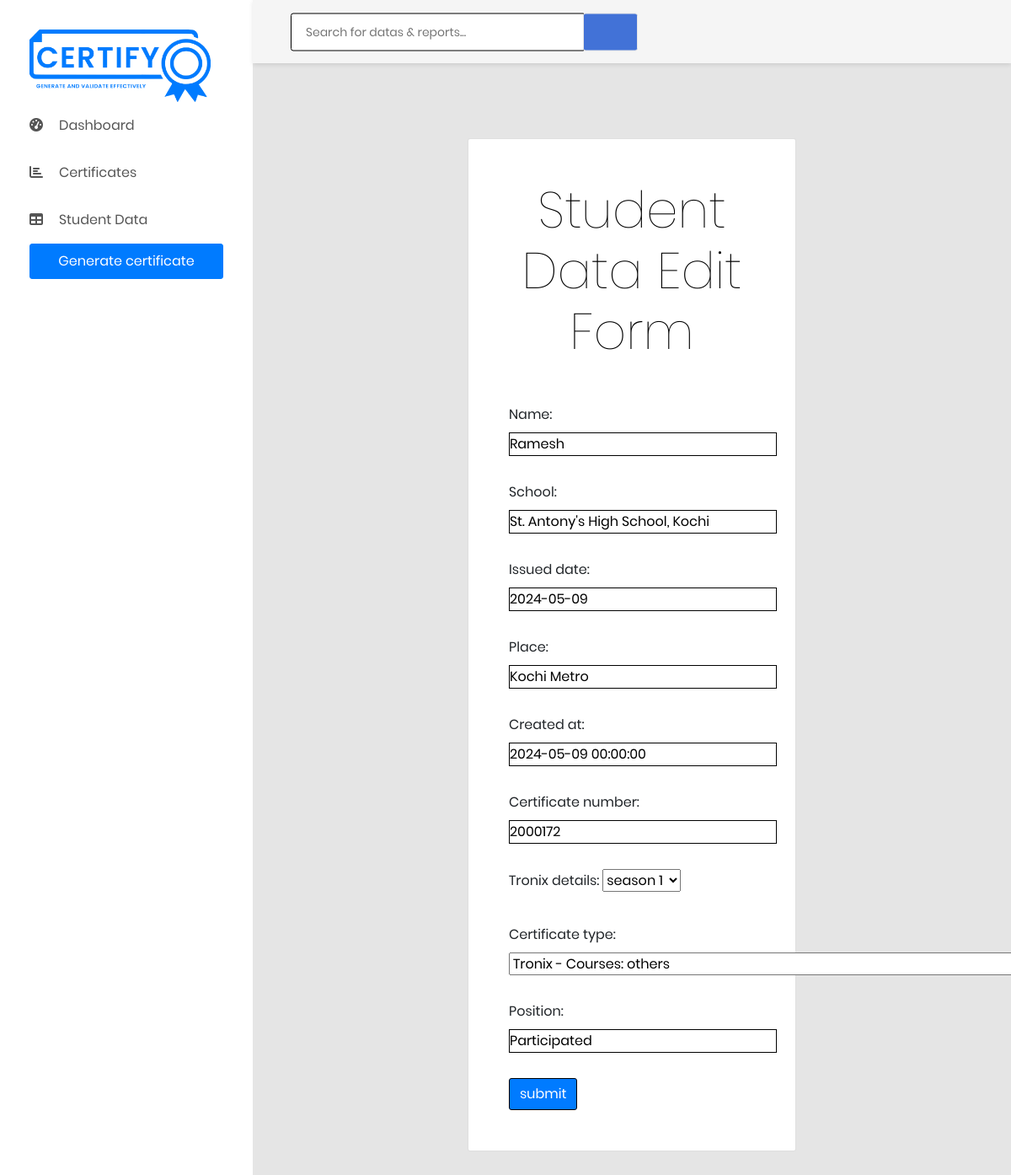
Screenshot of /certificate/edit-tronix/144 (signed in) with the database file from the repository.
### certificate_app/models.py (models this page shows, shortened)
class StudentTronix(models.Model):
    name= models.CharField(max_length=255, null=True)
    school= models.CharField(max_length=255, null=True)
    issued_date = models.DateField(default=timezone.now)
    place = models.CharField(max_length=255, null=True)
    created_at = models.DateTimeField( default=timezone.now)  # Add this field to store creation time
    certificate_number = models.CharField(max_length=20, null=True, blank=True)  # Changed field name to certificate_number
    tronix_details = models.ForeignKey(Tronix, on_delete=models.CASCADE, null=True)
    certificate_type = models.ForeignKey(CertificateTypes, on_delete=models.CASCADE, null=True)
    position = models.CharField(max_length=255, null=True)

class CertificateTypes(models.Model):
    certify_type_id=models.IntegerField(null=True)
    certificate_type = models.CharField(max_length=100)
    courses = models.ManyToManyField(Course, related_name='certificate_types')
    def __str__(self):
        course_list = ', '.join([course.course_name for course in self.courses.all()])
        return f"{self.certificate_type} - Courses: {course_list}"

### certificate_app/views.py (the view)
# urls.py: path('edit-tronix/<pk>',views.edit_tronix,name='edit_tronix_details'),
@login_required(login_url='login')
def edit_tronix(request, pk):
    instance_to_be_edited = StudentTronix.objects.get(pk=pk)
    if request.method == 'POST':
        tronix_frm = MyTronixForm(request.POST, instance=instance_to_be_edited)
        if tronix_frm.is_valid():
            tronix_frm.save()
            return redirect('display_tronix_students')  # Redirect after successful form submission
    else:
        tronix_frm = MyTronixForm(instance=instance_to_be_edited)
    return render(request, 'edit_tronix.html', {'form': tronix_frm})

### certificate_app/forms.py
class MyTronixForm(forms.ModelForm):
    class Meta:
        model = StudentTronix
        fields = "__all__"

### certificate_app/models.py (called while the page is built)
    def __str__(self):
        return self.season

### templates/edit_tronix.html (shortened to what this page needs)
{% extends 'base.html' %}
{% load static %}
{% block body %}
    <div class="main-content">
      <div class="section__content section__content--p30">
        <div class="container">
          <div class="row">
            <div class="col-md-6 col-sm-12 mx-auto">
              <div class="card text-justify mt-5">
                <div class="card-body form-body p-5">
                  <h5 class="card-title text-center">Student Data Edit Form</h5>
                  <p class="card-text">
                  <form method="post" action="" class="tronix_frm">
                    {{ form.as_p }}
                    <input class="btn btn-primary" type="submit" name="submit_form" value="submit">
                  </form>
                </div>
              </div>
            </div>
          </div>
        </div>
      </div>
    </div>
{% endblock %}

### static/css/style.css (style rules this page uses)
.form-body { padding: 10px; }
.form-body p { margin-bottom:30px; }
input, textarea { border: 1px solid black !important; }
.form-body h5 { text-align: center; margin: 0 0 50px 0; font-weight: 100; font-size: 60px; color: #000000; }

### rows the page displays
StudentTronix: name "Ramesh", school "St. Antony's High School, Kochi", issued_date "2024-05-09", place "Kochi Metro", created_at "2024-05-09 00:00:00", certificate_number "2000172", tronix_details "season 1", position "Participated"
CertificateTypes: certificate_type "Tronix - Courses: others"
